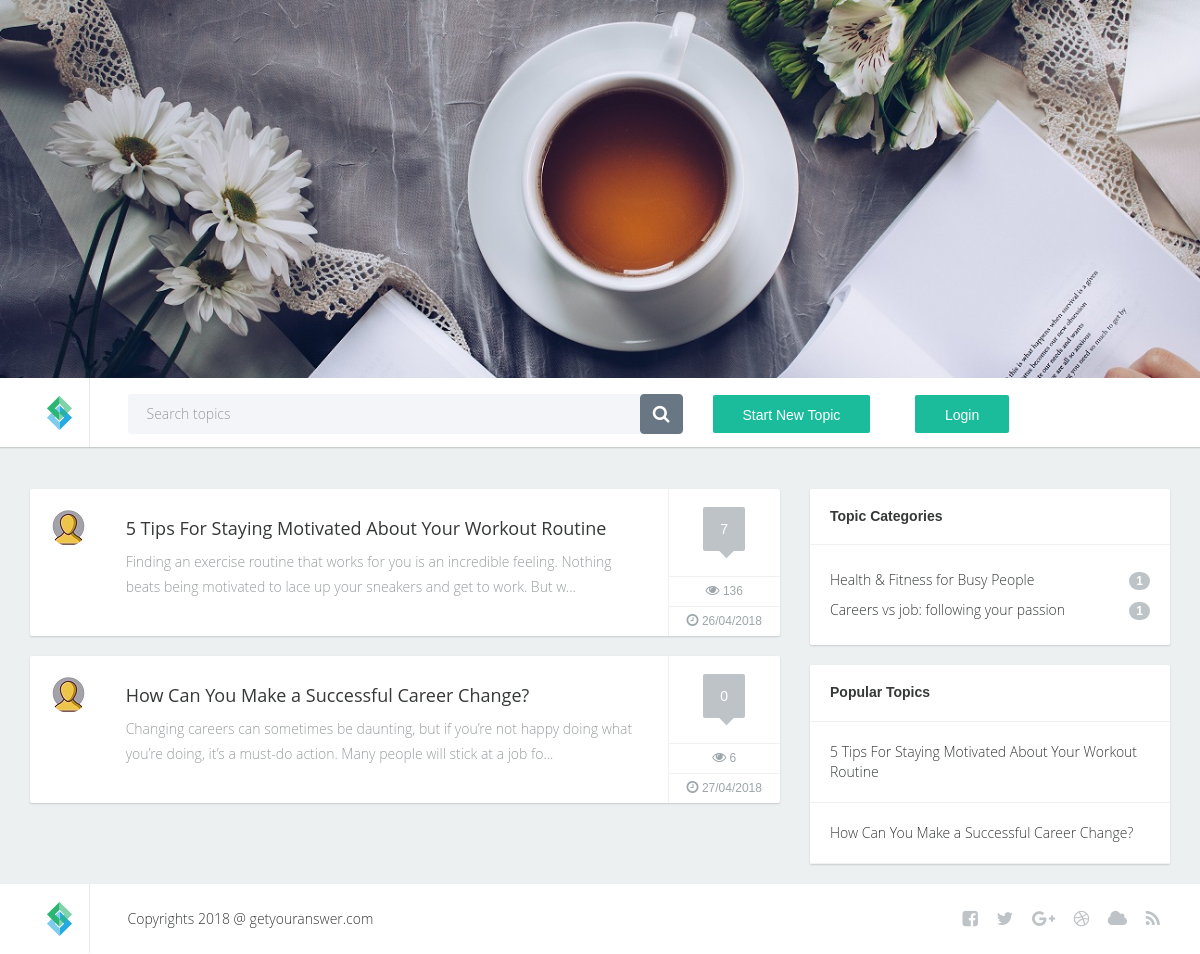
The page / on the database its author committed.
### flask_app.py (models this page shows, shortened)
class Topicdetails(db.Model):
	id = db.Column(db.Integer, primary_key=True)
	email=db.Column(db.String(100), db.ForeignKey('logindetails.email'))
	title = db.Column(db.String, nullable=False)
	message = db.Column(db.String, nullable=False)
	category = db.Column(db.String, nullable=False)
	time_stamp = db.Column(db.String, nullable=False)
	approval = db.Column(db.Integer)
	replies = db.Column(db.Integer)
	views = db.Column(db.Integer)
	likes = db.Column(db.Integer)
	dislikes = db.Column(db.Integer)

### flask_app.py (the view)
@app.route('/')
def homepage():
	alltopics = Topicdetails.query.filter_by(approval=1).all()
	category = categories()
	return render_template('homepage.html',alltopics=alltopics, category=category)

### flask_app.py (called while the page is built)
def categories():
	category={}
	alltopics = Topicdetails.query.filter_by(approval=1).all()
	for i in alltopics:
		if i.category not in category.keys():
			category[i.category] = 1
		else:
			category[i.category] += 1
	return category

### templates/homepage.html
{%extends "layout.html"%}
{%block body%}
{%for i in alltopics%}
<div class="post">
    <div class="wrap-ut pull-left">
        <div class="userinfo pull-left">
            <div class="avatar">
                <img src="{{ url_for('static', filename='avatar.jpg')}}" alt="">
            </div>
        </div>
        <div class="posttext pull-left">
            <h2><a href="/topicpage/{{i.id}}">{{i.title}}</a></h2>
            <p>{{i.message[0:150]}}...</p>
        </div>
        <div class="clearfix"></div>
    </div>
    <div class="postinfo pull-left">
        <div class="comments">
            <div class="commentbg">
                {{i.replies}}
                <div class="mark"></div>
            </div>
        </div>
        <div class="views"><i class="fa fa-eye"></i> {{i.views}}</div>
        <div class="time"><i class="fa fa-clock-o"></i> {{i.time_stamp[0:10]}}</div>
    </div>
    <div class="clearfix"></div>
</div>
{% endfor %}
{%endblock%}

### templates/layout.html (shortened to what this page needs)
<!DOCTYPE html>
<html lang="en">
<head>
        <link rel="stylesheet" type="text/css" href="{{ url_for('static', filename='bootstrap.min.css')}}">
        <link rel="stylesheet" type="text/css" href="{{ url_for('static', filename='custom.css')}}">
        <link rel="stylesheet" type="text/css" href="{{ url_for('static', filename='style.css')}}" media="screen">
        <link rel="stylesheet" type="text/css" href="{{ url_for('static', filename='settings.css')}}" media="screen">
        <link rel="stylesheet" type="text/css" href="https://maxcdn.bootstrapcdn.com/font-awesome/4.7.0/css/font-awesome.min.css">
        <link rel="stylesheet" href="//code.jquery.com/ui/1.12.1/themes/base/jquery-ui.css">
        <link rel="stylesheet" href="/resources/demos/style.css">
</head>
    <body>
        <div class="container-fluid">
            <div class="tp-banner-container" style="overflow: visible;">
                <div class="tp-banner revslider-initialised tp-simpleresponsive" style="max-height: 378px; height: 378px;" id="revslider-810">
                    <ul style="display: block; overflow: hidden; width: 100%; height: 100%; max-height: none;">
                        <li data-transition="fade" data-slotamount="7" data-masterspeed="1500" style="width: 100%; height: 100%; overflow: hidden; visibility: visible; left: 0px; top: 0px; z-index: 20; opacity: 1;">
                            <div class="slotholder" style="width:100%;height:100%;"><div class="tp-bgimg defaultimg" data-lazyload="undefined" data-bgfit="cover" data-bgposition="left top" data-bgrepeat="no-repeat" data-lazydone="undefined" data-src="{{ url_for('static', filename='slide.jpg')}}" style="background-color: rgba(0, 0, 0, 0); background-repeat: no-repeat; background-image: url(&quot;{{ url_for('static', filename='slide.jpg')}}&quot;); background-size: cover; background-position: left top; width: 100%; height: 100%; opacity: 1; position: relative;"></div></div>
                        </li>
                    </ul>
            </div>
            <div class="headernav">
                <div class="container">
                    <div class="row">
                        <div class="col-lg-1 col-xs-3 col-sm-2 col-md-2 logo "><a href="{{url_for('homepage')}}"><img src="{{ url_for('static', filename='logo.jpg')}}" alt=""></a></div>
                        <div class="col-lg-6 search hidden-xs hidden-sm col-md-3">
                            <div class="wrap">
                                <form action="{{url_for('searchedtopic')}}" method="post" class="form">
                                    <div class="pull-left txt"><input type="text" class="form-control" id="programs" placeholder="Search topics" name="topic"></div>
                                    <div class="pull-right"><button class="btn btn-default" type="submit"><i class="fa fa-search"></i></button></div>
                                </form>
                            </div>
                        </div>
                        <div class="col-lg-3 col-xs-9 col-sm-5 col-md-3 selecttopic"></div>
                        <div class="col-lg-4 col-xs-12 col-sm-5 col-md-4 avt">
                            <div class="stnt pull-left">
                                <a href="/newtopic" method="post" class="form">
                                    <button class="btn btn-primary">Start New Topic</button>
                                </a>
                            </div>
                            <div class="env pull-left">&nbsp;</div>
                            <div class="avatar pull-left dropdown">
                            {% if not session.logged_in %}
                            <a href="/login" method="post" class="form">
                                    <button class="btn btn-primary">Login</button>
                            </a>
                            {% endif %}
                            </div>
                            <div class="clearfix"></div>
                        </div>
                    </div>
                </div>
            </div>
            <section class="content">
                <div class="container">
                    <div class="row"><br><br>
                        <div class="col-lg-8 col-md-8">
                        {% block body %}
                        {% endblock %}
                        </div>
                        <div class="col-lg-4 col-md-4">
                            <div class="sidebarblock">
                                <h3><b>Topic Categories</b></h3>
                                <div class="divline"></div>
                                <div class="blocktxt">
                                    <ul class="cats">
                                    {% for i,j in category.items() %}
                                        <li><a href="/category/{{i}}">{{i}}<span class="badge pull-right">{{j}}</span></a></li>
                                    {% endfor %}
                                    </ul>
                                </div>
                            </div>
                            <div class="sidebarblock">
                                <h3><b>Popular Topics</b></h3>
                                <div class="divline"></div>
                                {%for i in alltopics%}
                                <div class="blocktxt">
                                    <a href="/topicpage/{{i.id}}">{{i.title}}</a>
                                </div>
                                <div class="divline"></div>
                                {% endfor %}
                            </div>
                        </div>
                    </div>
                </div>
            </section>
            <footer>
                <div class="container">
                    <div class="row">
                        <div class="col-lg-1 col-xs-3 col-sm-2 logo "><a href="#"><img src="{{ url_for('static', filename='logo.jpg')}}" alt=""></a></div>
                        <div class="col-lg-8 col-xs-9 col-sm-5 ">Copyrights 2018 @ getyouranswer.com</div>
                        <div class="col-lg-3 col-xs-12 col-sm-5 sociconcent">
                            <ul class="socialicons">
                                <li><a href="#"><i class="fa fa-facebook-square"></i></a></li>
                                <li><a href="#"><i class="fa fa-twitter"></i></a></li>
                                <li><a href="#"><i class="fa fa-google-plus"></i></a></li>
                                <li><a href="#"><i class="fa fa-dribbble"></i></a></li>
                                <li><a href="#"><i class="fa fa-cloud"></i></a></li>
                                <li><a href="#"><i class="fa fa-rss"></i></a></li>
                            </ul>
                        </div>
                    </div>
                </div>
            </footer>
        </div>
</body></html>

### static/custom.css (style rules this page uses)
body { font-family: 'Open Sans Light', sans-serif; font-size: 14px; color: #989c9e; }
a { color: #363838; }
footer { height: 69px; line-height: 69px; color: #363838; }
footer .logo { line-height: normal; }
ul.socialicons li { display: inline-block; list-style: none; font-size: 18px; color:#bdc3c7; margin-left: 15px; }
ul.socialicons li a { color:#bdc3c7; }
.headernav { height: 70px; border-bottom: 1px solid #c9cccd; }
.content { background-color: #ecf0f1; border-top: solid 1px #e0e4e5; }
.selecttopic { line-height: 69px; font-family: 'Open Sans Semibold', sans-serif; font-size: 16px; color: #363838; }
.headernav .search { color: #363838; font-size: 14px; font-family: 'Open Sans Light', sans-serif; margin-top: 16px; height: 38px }
.headernav .search .wrap { background-color: #f3f5f9; border-radius: 3px; }
.headernav .search .txt { width: 85%; }
.headernav .search input { border: none; box-shadow: none; background-color: #f3f5f9; color: #363838; font-size: 14px; padding: 8px 19px; height: 38px; }
.headernav .search button { border: solid 1px #697683; box-shadow: none; background-color: #697683; color: #ffffff; font-size: 18px; }
.avt { margin-top: 16px; height: 38px; }
.avt button { height: 38px; border: none; box-shadow: none; color: #ffffff; font-size: 14px; font-family: 'Open Sans Bold', sans-serif; padding-left: 30px; padding-right: 30px; background-color: #1abc9c; }
.env { font-size: 18px; color:#cfd5d7; line-height: 38px; padding: 0 20px; }
.avatar { position: relative; }
.avatar img { border-radius: 50%; }
.sidebarblock { background-color: #ffffff; border-radius: 2px; box-shadow: 0 1px 2px #c9cccd; margin-bottom: 20px; }
.sidebarblock h3 { color: #363838; font-size: 14px; font-family: 'Open Sans Bold', sans-serif; margin: 0; padding: 20px; }
.sidebarblock .divline { height: 1px; line-height: 1px; border-bottom: solid 1px #f1f1f1; }
.sidebarblock .blocktxt { padding:20px; }
ul.cats li { list-style: none; display: block; margin:0; padding:0; line-height: 30px; }
ul.cats { margin: 0; padding: 0; }
ul.cats li a { font-size: 14px; color: #363838; font-family: 'Open Sans Light', sans-serif; line-height: 30px; }
ul.cats .badge { background-color: #bdc3c7; font-size: 12px; color: #ffffff; font-family: 'Open Sans Bold', sans-serif; margin-top: 7px; }
.sidebarblock .blocktxt { font-size: 14px; color: #363838; font-family: 'Open Sans Light', sans-serif; }
.post { background-color: #ffffff; border-radius: 2px; box-shadow: 0 1px 2px #c9cccd; margin-bottom: 20px; }
.post .wrap-ut { width: 85%; }
.post .userinfo { width: 15%; padding: 20px 0 15px 15px; }
.post .posttext { width: 85%; padding-right: 30px; padding-top: 20px; padding-bottom: 15px; color: #989c9e; font-size: 14px; font-family: 'Open Sans Light', sans-serif; line-height: 25px; }
.post .postinfo { width: 15%; border-left: solid 1px #f1f1f1; }
.post .avatar { width: 37px; margin-left: 5px; }
.post h2 { color: #363838; font-size: 18px; font-family: 'Open Sans', sans-serif; margin-top: 10px; margin-bottom: 10px; }
.post .comments { border-bottom: solid 1px #f1f1f1; padding: 18px 0 25px 0; text-align: center; }
.post .comments .commentbg { background-color: #bdc3c7; border-radius: 2px; display: inline-block; padding: 12px 17px; color: #ffffff; font-size: 14px; font-family: 'Open Sans Bold', sans-serif; position: relative; }
.post .comments .commentbg .mark { width: 11px; height: 11px; background-color: #bdc3c7; position: absolute; bottom: 0; left: 43%; margin-bottom: -5px; transform:rotate(45deg); -ms-transform:rotate(45deg); -webkit-transform:rotate(45deg); }
.post .views { border-bottom: solid 1px #f1f1f1; color:#9da6aa; font-size: 12px; font-family: 'Open Sans Regular', sans-serif; text-align: center; line-height: 29px; }
.post .views i { font-size: 14px; }
.post .time { color:#9da6aa; font-size: 12px; font-family: 'Open Sans Regular', sans-serif; text-align: center; line-height: 29px; }
.post .time i { font-size: 14px; }
.btn-primary { background-color: #1abc9c; box-shadow: none; border-radius: 2px; padding: 10px 15px; color: #ffffff; font-size: 14px; font-family: 'Open Sans Bold', sans-serif; border: none; }
@media (min-width: 992px) and (max-width: 1200px) { .container-fluid { padding: 0; } }
@media (min-width: 992px) and (max-width: 1200px) { .headernav .search .txt { width: 75%; } }
@media (min-width: 992px) and (max-width: 1200px) { ul.socialicons { margin-bottom: 0; } }

### rows shown on the page
Topicdetails: title "5 Tips For Staying Motivated About Your Workout Routine", message "Finding an exercise routine that works for you is an incredible feeling. Nothing beats being motivated to lace up your sneakers and get to work. But w", replies "7", views "136", time_stamp "26/04/2018", category "Health & Fitness for Busy People", j "1"
Topicdetails: title "How Can You Make a Successful Career Change?", message "Changing careers can sometimes be daunting, but if you’re not happy doing what you’re doing, it’s a must-do action. Many people will stick at a job fo", replies "0", views "6", time_stamp "27/04/2018", category "Careers vs job: following your passion", approval "1"
